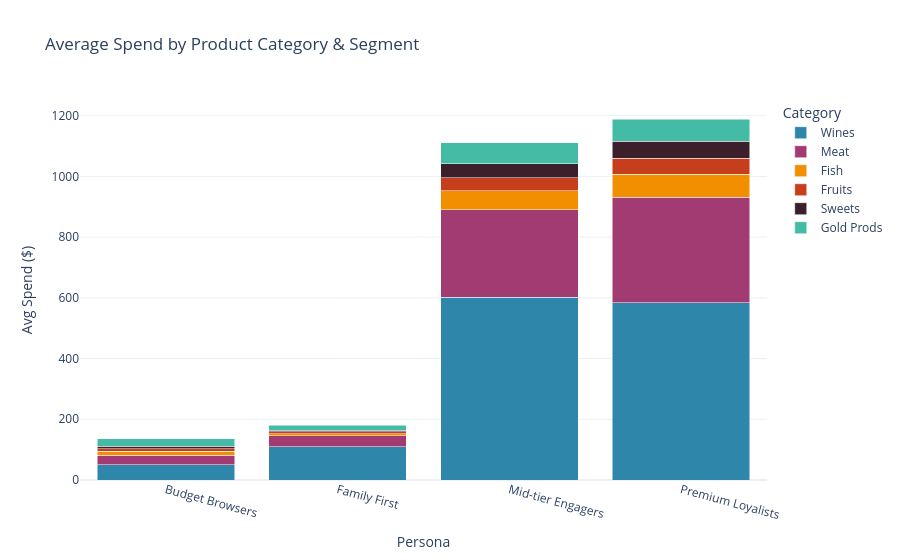

Notebook code for this chart:
### Markdown cell above
## 11. Marketing Strategy Recommendations <a id='11'></a>

### Code cell
# ── Channel preference by segment ────────────────────────────────────────────
channel_means = df.groupby('Persona')[['NumWebPurchases','NumCatalogPurchases','NumStorePurchases']].mean()
channel_means.columns = ['Web','Catalog','In-Store']

ax = channel_means.plot(kind='bar', figsize=(12, 5), color=PALETTE[:3],
                         edgecolor='white', rot=15)
ax.set_title('Average Purchases by Channel & Segment', fontsize=13)
ax.set_ylabel('Avg Number of Purchases (2yr)')
ax.legend(title='Channel')
plt.tight_layout()
plt.show()

# ── Product category spend by segment ────────────────────────────────────────
cat_cols   = ['MntWines','MntMeatProducts','MntFishProducts','MntFruits','MntSweetProducts','MntGoldProds']
cat_labels = ['Wines','Meat','Fish','Fruits','Sweets','Gold Prods']
cat_means  = df.groupby('Persona')[cat_cols].mean()
cat_means.columns = cat_labels

fig = px.bar(
    cat_means.reset_index().melt(id_vars='Persona'),
    x='Persona', y='value', color='variable', barmode='stack',
    color_discrete_sequence=PALETTE,
    title='Average Spend by Product Category & Segment',
    labels={'value': 'Avg Spend ($)', 'variable': 'Category'},
    template='plotly_white'
)
fig.update_xaxes(tickangle=15)
fig.show()

### Figure 1 — Plotly figure (JSON) as saved in the notebook; plotly's stock layout.template omitted (floating-point values rounded to 4 significant figures)
{"data": [{"hovertemplate": "Category=Wines<br>Persona=%{x}<br>Avg Spend ($)=%{y}<extra></extra>", "legendgroup": "Wines", "marker": {"color": "#2E86AB", "pattern": {"shape": ""}}, "name": "Wines", "orientation": "v", "showlegend": true, "textposition": "auto", "type": "bar", "x": ["Budget Browsers", "Family First", "Mid-tier Engagers", "Premium Loyalists"], "xaxis": "x", "y": [50.7, 109.3, 601.3, 583.9], "yaxis": "y"}, {"hovertemplate": "Category=Meat<br>Persona=%{x}<br>Avg Spend ($)=%{y}<extra></extra>", "legendgroup": "Meat", "marker": {"color": "#A23B72", "pattern": {"shape": ""}}, "name": "Meat", "orientation": "v", "showlegend": true, "textposition": "auto", "type": "bar", "x": ["Budget Browsers", "Family First", "Mid-tier Engagers", "Premium Loyalists"], "xaxis": "x", "y": [30.35, 36.48, 288.6, 347.6], "yaxis": "y"}, {"hovertemplate": "Category=Fish<br>Persona=%{x}<br>Avg Spend ($)=%{y}<extra></extra>", "legendgroup": "Fish", "marker": {"color": "#F18F01", "pattern": {"shape": ""}}, "name": "Fish", "orientation": "v", "showlegend": true, "textposition": "auto", "type": "bar", "x": ["Budget Browsers", "Family First", "Mid-tier Engagers", "Premium Loyalists"], "xaxis": "x", "y": [13.07, 7.334, 62.96, 75.65], "yaxis": "y"}, {"hovertemplate": "Category=Fruits<br>Persona=%{x}<br>Avg Spend ($)=%{y}<extra></extra>", "legendgroup": "Fruits", "marker": {"color": "#C73E1D", "pattern": {"shape": ""}}, "name": "Fruits", "orientation": "v", "showlegend": true, "textposition": "auto", "type": "bar", "x": ["Budget Browsers", "Family First", "Mid-tier Engagers", "Premium Loyalists"], "xaxis": "x", "y": [8.544, 5.583, 42.83, 53.64], "yaxis": "y"}, {"hovertemplate": "Category=Sweets<br>Persona=%{x}<br>Avg Spend ($)=%{y}<extra></extra>", "legendgroup": "Sweets", "marker": {"color": "#3B1F2B", "pattern": {"shape": ""}}, "name": "Sweets", "orientation": "v", "showlegend": true, "textposition": "auto", "type": "bar", "x": ["Budget Browsers", "Family First", "Mid-tier Engagers", "Premium Loyalists"], "xaxis": "x", "y": [8.538, 5.478, 45.98, 54.67], "yaxis": "y"}, {"hovertemplate": "Category=Gold Prods<br>Persona=%{x}<br>Avg Spend ($)=%{y}<extra></extra>", "legendgroup": "Gold Prods", "marker": {"color": "#44BBA4", "pattern": {"shape": ""}}, "name": "Gold Prods", "orientation": "v", "showlegend": true, "textposition": "auto", "type": "bar", "x": ["Budget Browsers", "Family First", "Mid-tier Engagers", "Premium Loyalists"], "xaxis": "x", "y": [24.93, 16.5, 70.16, 73.8], "yaxis": "y"}], "layout": {"barmode": "stack", "legend": {"title": {"text": "Category"}, "tracegroupgap": 0}, "title": {"text": "Average Spend by Product Category & Segment"}, "xaxis": {"anchor": "y", "domain": [0, 1], "tickangle": 15, "title": {"text": "Persona"}}, "yaxis": {"anchor": "x", "domain": [0, 1], "title": {"text": "Avg Spend ($)"}}}}
